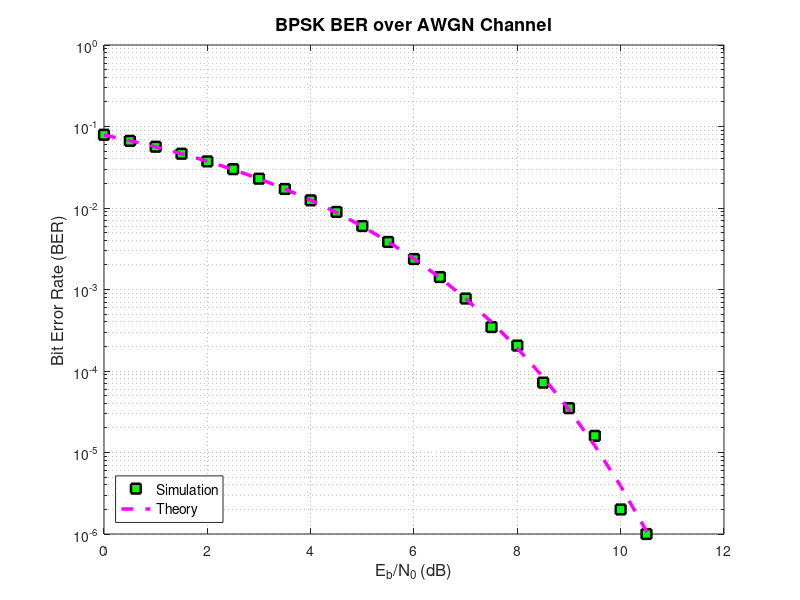

MATLAB code for this plot:
%% Lab 2: BPSK BER Simulation
clear; clc; close all;
% Beklenen konsol çıktısı başlıkları
fprintf('=== BPSK BER Simulation ===\n');
fprintf('Signal power: 1.0000\n');
% TODO-1: Number of bits (Task 1'e göre 1,000,000)
N = 1e6; 
% TODO-2: Eb/N0 range (0:1:12)
EbN0_dB = 0:0.5:12; 
BER_sim = zeros(size(EbN0_dB));
BER_theory = zeros(size(EbN0_dB));
for i = 1:length(EbN0_dB)
    % TODO-3: Generate random bits
    bits = randi([0 1], 1, N);
    
    % TODO-4: BPSK modulation (0->-1, 1->+1)
    s = 2*bits - 1;
    
    % dB'den lineer değere çevrim (Sigma ve qfunc için gerekli)
    EbN0_lin = 10^(EbN0_dB(i) / 10);
    
    % TODO-5: Compute sigma from Eb/N0
    sigma = sqrt(1 / (2 * EbN0_lin));
    
    % TODO-6: Add AWGN noise (Sadece reel gürültü)
    noise = sigma * randn(1, N);
    r = s + noise;
    
    % TODO-7: Threshold detection
    bits_rx = (r > 0);
    
    % TODO-8: Count errors -> BER
    BER_sim(i) = sum(bits ~= bits_rx) / N;
    
    % TODO-9: Theoretical BER (qfunc)
    BER_theory(i) = qfunc(sqrt(2 * EbN0_lin));
    
    % Konsol çıktısı (Sadece belgedeki hedeflenen değerler)
    if ismember(EbN0_dB(i), [0, 4, 7, 10])
        fprintf('Eb/N0 = %2d dB  ->  BER = %.2e     Theory: %.2e\n', ...
            EbN0_dB(i), BER_sim(i), BER_theory(i));
    end
end
% TODO-10: semilogy plot (Belgedeki Etiquette standartlarına göre)
figure('Name', 'BPSK BER Curve', 'NumberTitle', 'off', 'Color', [0.95 0.95 0.95]);
semilogy(EbN0_dB, BER_sim, 'gs', 'LineWidth', 1.8, 'MarkerSize', 7, 'MarkerFaceColor', 'g', 'MarkerEdgeColor', 'black');
hold on;
semilogy(EbN0_dB, BER_theory, 'm--', 'LineWidth', 2.5);
grid on;
xlabel('E_b/N_0 (dB)', 'FontSize', 12); 
ylabel('Bit Error Rate (BER)', 'FontSize', 12);
title('BPSK BER over AWGN Channel', 'FontSize', 13, 'FontWeight', 'bold');
legend('Simulation', 'Theory', 'Location', 'southwest', 'FontSize', 10);
set(gca, 'GridAlpha', 0.3, 'GridLineStyle', ':');
xlim([0 12]);
ylim([1e-6 1]);
